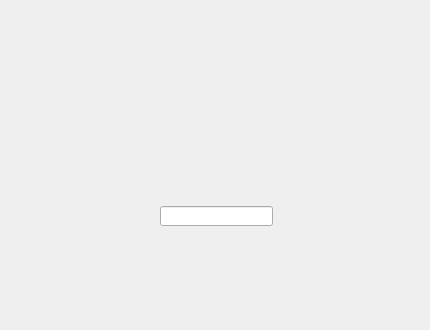
<?xml version="1.0" encoding="UTF-8"?>
<ui version="4.0">
 <class>Form</class>
 <widget class="QWidget" name="Form">
  <property name="geometry">
   <rect>
    <x>0</x>
    <y>0</y>
    <width>430</width>
    <height>330</height>
   </rect>
  </property>
  <property name="minimumSize">
   <size>
    <width>430</width>
    <height>330</height>
   </size>
  </property>
  <property name="maximumSize">
   <size>
    <width>430</width>
    <height>330</height>
   </size>
  </property>
  <property name="windowTitle">
   <string>Form</string>
  </property>
  <layout class="QVBoxLayout" name="verticalLayout">
   <property name="leftMargin">
    <number>0</number>
   </property>
   <property name="topMargin">
    <number>0</number>
   </property>
   <property name="rightMargin">
    <number>0</number>
   </property>
   <property name="bottomMargin">
    <number>0</number>
   </property>
   <item>
    <widget class="QWidget" name="widget" native="true">
     <property name="minimumSize">
      <size>
       <width>0</width>
       <height>180</height>
      </size>
     </property>
     <property name="maximumSize">
      <size>
       <width>16777215</width>
       <height>180</height>
      </size>
     </property>
    </widget>
   </item>
   <item>
    <widget class="QWidget" name="widget_2" native="true">
     <widget class="QLineEdit" name="lineEdit">
      <property name="geometry">
       <rect>
        <x>160</x>
        <y>20</y>
        <width>113</width>
        <height>20</height>
       </rect>
      </property>
     </widget>
    </widget>
   </item>
  </layout>
 </widget>
 <resources/>
 <connections/>
</ui>
